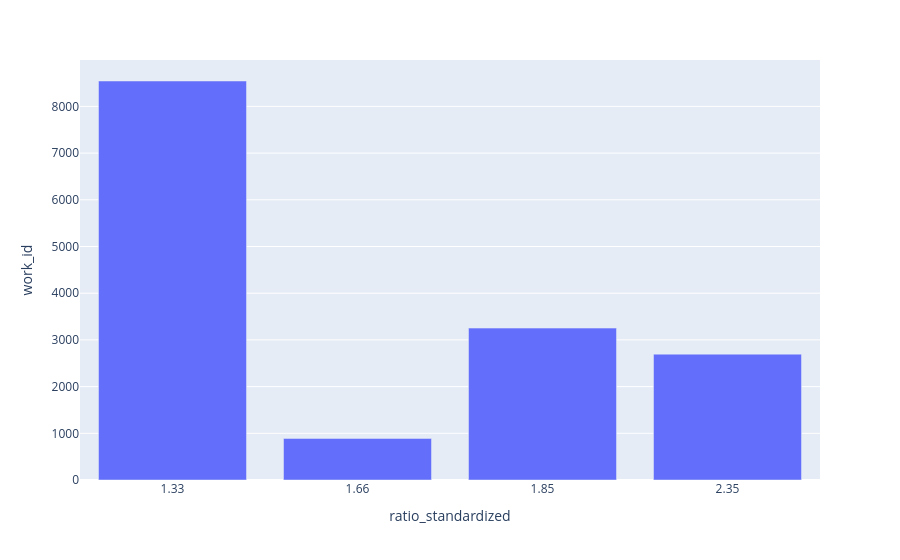

The notebook cell this image was saved under:
### Code cell
fig = px.bar(g, x='ratio_standardized', y='work_id')
fig.show()

### Figure 1 — Plotly figure (JSON) as saved in the notebook; plotly's stock layout.template omitted (floating-point values rounded to 4 significant figures)
{"data": [{"hovertemplate": "ratio_standardized=%{x}<br>work_id=%{y}<extra></extra>", "legendgroup": "", "marker": {"color": "#636efa", "pattern": {"shape": ""}}, "name": "", "orientation": "v", "showlegend": false, "textposition": "auto", "type": "bar", "x": ["1.33", "1.66", "1.85", "2.35"], "xaxis": "x", "y": [8544, 890, 3253, 2695], "yaxis": "y"}], "layout": {"barmode": "relative", "legend": {"tracegroupgap": 0}, "margin": {"t": 60}, "xaxis": {"anchor": "y", "domain": [0, 1], "title": {"text": "ratio_standardized"}}, "yaxis": {"anchor": "x", "domain": [0, 1], "title": {"text": "work_id"}}}}
